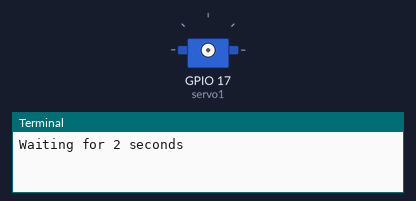
The program below on a simulated Raspberry Pi (BCM pin numbers). Parts: servo, the last lines printed to the terminal. Servo angles are drawn from the pulse width (0.5 ms = 0°, 2.5 ms = 180°). At 17.5 s the program stops and its outputs stay as they are.

Above: at 0.1 s.
At 6.1 s:
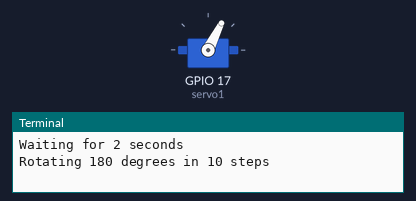
At 12.1 s:
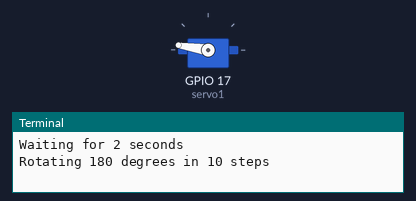
At 15.1 s:
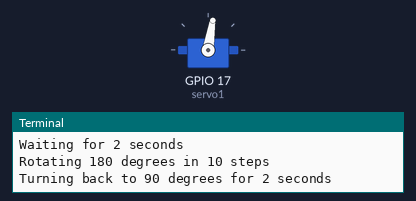
Timing chart, 0 to 18.5 s (numbered marks = the images above):
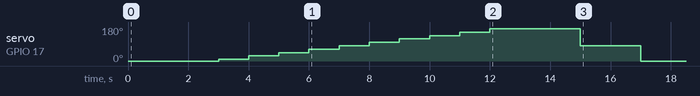

Measured:
- by itself, servo on GPIO 17 (servo1): rises from 0° to 171° in 9.0 s, then falls to 0° in 5.0 s

The program:

servo_no_jitter.py
```python
# Import libraries
import RPi.GPIO as GPIO
import time

# Set GPIO numbering mode
GPIO.setmode(GPIO.BCM)

# Set pin 17 as an output, and set servo1 as pin 17 as PWM
GPIO.setup(17,GPIO.OUT)
servo1 = GPIO.PWM(17,50) # Note 11 is pin, 50 = 50Hz pulse

#start PWM running, but with value of 0 (pulse off)
servo1.start(0)
print ("Waiting for 2 seconds")
time.sleep(2)

#Let's move the servo!
print ("Rotating 180 degrees in 10 steps")

# Define variable duty
duty = 2

# Loop for duty values from 2 to 12 (0 to 180 degrees)
while duty <= 12:
    servo1.ChangeDutyCycle(duty)
    time.sleep(0.3)
    servo1.ChangeDutyCycle(0)
    time.sleep(0.7)
    duty = duty + 1

# Wait a couple of seconds
time.sleep(2)

# Turn back to 90 degrees
print ("Turning back to 90 degrees for 2 seconds")
servo1.ChangeDutyCycle(7)
time.sleep(0.5)
servo1.ChangeDutyCycle(0)
time.sleep(1.5)

#turn back to 0 degrees
print ("Turning back to 0 degrees")
servo1.ChangeDutyCycle(2)
time.sleep(0.5)
servo1.ChangeDutyCycle(0)

#Clean things up at the end
servo1.stop()
GPIO.cleanup()
print ("Goodbye")
```
